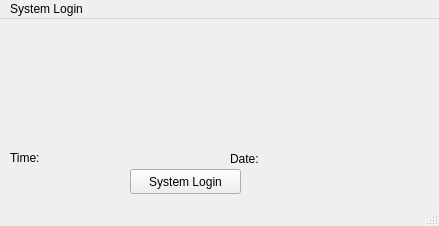
<?xml version="1.0" encoding="UTF-8"?>
<ui version="4.0">
 <class>MainWindow</class>
 <widget class="QMainWindow" name="MainWindow">
  <property name="geometry">
   <rect>
    <x>0</x>
    <y>0</y>
    <width>439</width>
    <height>226</height>
   </rect>
  </property>
  <property name="windowTitle">
   <string>MainWindow</string>
  </property>
  <widget class="QWidget" name="centralwidget">
   <widget class="QPushButton" name="pushButton">
    <property name="geometry">
     <rect>
      <x>130</x>
      <y>150</y>
      <width>111</width>
      <height>25</height>
     </rect>
    </property>
    <property name="text">
     <string>System Login</string>
    </property>
   </widget>
   <widget class="QLabel" name="label_date_time_2">
    <property name="geometry">
     <rect>
      <x>70</x>
      <y>130</y>
      <width>101</width>
      <height>21</height>
     </rect>
    </property>
    <property name="text">
     <string/>
    </property>
   </widget>
   <widget class="QLabel" name="label">
    <property name="geometry">
     <rect>
      <x>10</x>
      <y>130</y>
      <width>61</width>
      <height>17</height>
     </rect>
    </property>
    <property name="text">
     <string>Time:</string>
    </property>
   </widget>
   <widget class="QLabel" name="label_2">
    <property name="geometry">
     <rect>
      <x>230</x>
      <y>130</y>
      <width>67</width>
      <height>20</height>
     </rect>
    </property>
    <property name="text">
     <string>Date:</string>
    </property>
   </widget>
   <widget class="QLabel" name="label_date_time_3">
    <property name="geometry">
     <rect>
      <x>290</x>
      <y>130</y>
      <width>101</width>
      <height>21</height>
     </rect>
    </property>
    <property name="text">
     <string/>
    </property>
   </widget>
   <widget class="QLabel" name="label_image">
    <property name="geometry">
     <rect>
      <x>10</x>
      <y>10</y>
      <width>421</width>
      <height>101</height>
     </rect>
    </property>
    <property name="text">
     <string/>
    </property>
   </widget>
  </widget>
  <widget class="QMenuBar" name="menubar">
   <property name="geometry">
    <rect>
     <x>0</x>
     <y>0</y>
     <width>439</width>
     <height>22</height>
    </rect>
   </property>
   <widget class="QMenu" name="menuSystem_Login">
    <property name="title">
     <string>System Login</string>
    </property>
   </widget>
   <addaction name="menuSystem_Login"/>
  </widget>
  <widget class="QStatusBar" name="statusbar"/>
 </widget>
 <resources/>
 <connections/>
</ui>
